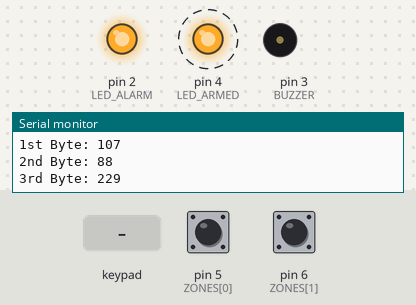
A program run on a simulated Arduino Pro Mini, built with avr-gcc and run on an emulated ATmega328P. Shown: output pins drawn as LEDs (lit = HIGH), buzzer (waves = sounding), the last lines printed to the serial monitor. Dashed ring = blinking. The inputs (shaded band) are chosen by the test bench; at power-on: pin 5 (ZONES[0]) HIGH, pin 6 (ZONES[1]) HIGH. Random numbers use the default seed unless the program sets one; EEPROM starts erased.

Above: at 1.4 s.
1.5 s: keypad keys 1 2 3 4 pressed 0.4 s apart
At 1.95 s:
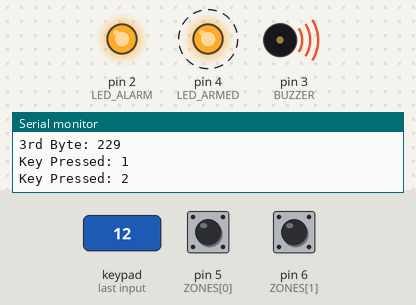
4.6 s: key 'A' pressed
At 6.3 s:
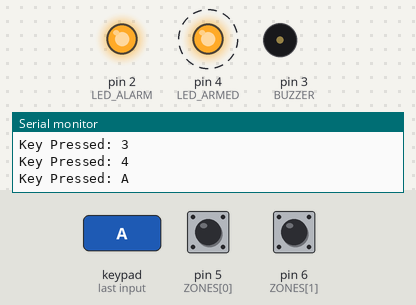
7.6 s: key '1' pressed
At 8.4 s:
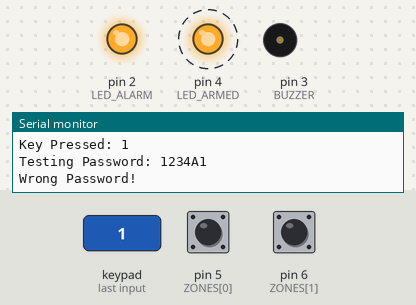
10.6 s: keypad keys 1 2 3 4 # pressed 0.4 s apart
At 12.6 s:
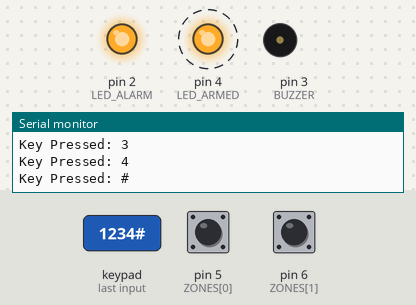
14.1 s: key 'B' pressed
At 15.3 s:
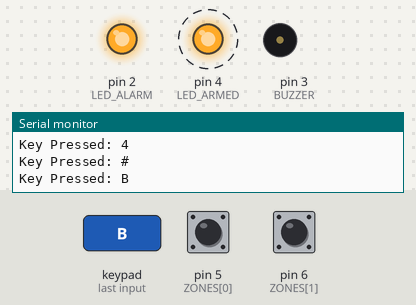
17.1 s: keypad keys 1 2 3 4 * pressed 0.4 s apart
At 18.97 s:
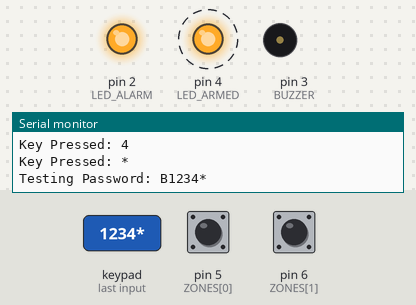
Timing chart, 0 to 21.6 s (numbered marks = the images above; inputs shaded):
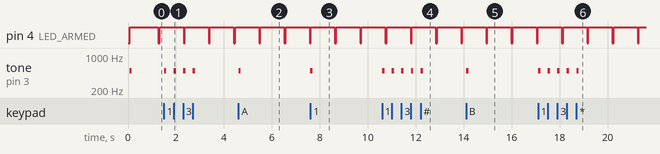

Measured:
- after the input at 1.5 s, tone on pin 3 (BUZZER): alternates 500 Hz for 0.10 s and silent for 0.30 s, 8 changes in all, then stays silent, starting at once
- after the input at 4.6 s, tone on pin 3 (BUZZER): silent → 500 Hz at once, → silent 0.10 s later
- after the input at 7.6 s, tone on pin 3 (BUZZER): silent → 500 Hz at once, → silent 0.10 s later
- after the input at 10.6 s, tone on pin 3 (BUZZER): alternates 500 Hz for 0.10 s and silent for 0.30 s, 10 changes in all, then stays silent, starting at once
- after the input at 14.1 s, tone on pin 3 (BUZZER): silent → 500 Hz at once, → silent 0.10 s later
- after the input at 17.1 s, tone on pin 3 (BUZZER): alternates 500 Hz for 0.10 s and silent for 0.30 s, 10 changes in all, then stays silent, starting at once
- by itself, pin 4 (LED_ARMED): alternates HIGH for 1.0 s and LOW for 0.05 s

The program:

main.cpp
```cpp
/*
 *
 *  Uses https://playground.arduino.cc/code/keypad
 *
 *
 */

#include <Arduino.h>
#include <Keypad.h>
#include <elapsedMillis.h>
#include <EEPROM.h>
#include "main.h"
#include "configuration.h"

Configuration conf;

/******************
 * PIN asignments
 */

// used by the keypad
byte rowPins[] = {A7,A6,A5,A4};
byte colPins[] = {A3,A2,A1,A0};

// active zones
const byte ZONES[3] = { 5, 6 };

// the LEDs
const byte LED_ALARM = 2;
const byte LED_ARMED = 4;

// the buzz
const byte BUZZER = 3;

// External alarm
const byte E_ALARM = 7;

// Anti-Tampering
const byte ANTI_TAMPERING = 9;

/*
 * end PIN assigments
 *********************/

/* starting keypad */
// @TODO should this go into the function that andles the keypad
const char keys[4][4] = {
  {'1','2','3','A'},
  {'4','5','6','B'},
  {'7','8','9','C'},
  {'*','0','#','D'}
};
Keypad keypad = Keypad( makeKeymap(keys), rowPins, colPins, 4, 4 );

// Sound Codes
const byte sndStart=1;
const byte sndCancel=2;
const byte sndKeyPress=3;
const byte sndOK=4;
const byte sndNotOK=5;


/* zoneType: 0 = Instant Alarm; 1 = Deferred Alarm ); */
#define INSTANT_ALARM  1
#define DEFERRED_ALARM 0
bool zoneType[2] = {
  0,
  0
};

/* deferTime, time in seconds before a Deferred Alarm goes on */
byte deferTime = 15;

/* deferredAlarmState: 0 = no activity; 1 = in Deferred Alarm countdown */
bool deferredAlarmState = 0;
elapsedMillis deferredAlarmStart;

/* onAlarm: full blown Alarm in progress */
bool onAlarm = 0;
bool inInput=false;
bool isArmed=false;


int keyTone = 900;
int keyToneDuration = 50;
// =========================================================================88|

void setup() {

  Serial.begin(9600); while (!Serial) { ; }
  Serial.println();

  Serial.println();
  Serial.print("1st Byte: ");
  Serial.println(EEPROM.read(0));
  Serial.print("2nd Byte: ");
  Serial.println(EEPROM.read(1));
  Serial.print("3rd Byte: ");
  Serial.println(EEPROM.read(2));

  byte *myMAC = conf.macAddress();

  for ( uint i = 0; i < sizeof(ZONES) - 1; i++ ) {
    pinMode(i,INPUT);
  }
  pinMode(LED_ALARM, OUTPUT); digitalWrite(LED_ALARM, HIGH);
  pinMode(LED_ARMED, OUTPUT); digitalWrite(LED_ARMED, HIGH);

  sound(sndStart);
  isArmed=true;
  delay(200);
}


/**
 * Da loop
 *
 * Faking multitasking, call all functions has fas as possible
 *
 */
void loop() {

  heartBeat();
  readZones();
  readKeypad();

  ledKeeper();
  soundKeeper();


}

// =========================================================================88|


//


/**
 * void hearBeat()
 *
 * give visual feedback that the software is running by temporarely inverting
 * the status of LED_ARMED
 */
#define HEART_BEAT_SLEEP 1000
#define HEART_BEAT_DURATION 50  // must be lower than HEART_BEAT_SLEEP
void heartBeat()
{
  static elapsedMillis timeElapsed;
  static bool onBeat = false; // if a heartbeat is currently ocorring

  if ( ( onBeat && timeElapsed > HEART_BEAT_DURATION ) || ( timeElapsed > HEART_BEAT_SLEEP ) )
  {
    onBeat = !onBeat;
    digitalWrite( LED_ARMED, !digitalRead( LED_ARMED ) );
    timeElapsed = 0;
  }

}


/* Read All Zones and trigger Alarm Events */
void readZones() {
  for ( int zone = 0; zone < sizeof(ZONES); zone++ ) {

    if( ( !digitalRead(ZONES[zone]) ) && isArmed ) {

      if ( zoneType[zone] = INSTANT_ALARM ) {
        onAlarm=true;
      } else {
        deferredAlarmState=true;
        deferredAlarmStart = 0;
      }

    }
  }

  // Serial.print("deferredAlarmState: ");
  // Serial.println(deferredAlarmState);
  if (
    deferredAlarmState &&
    ( deferredAlarmStart >  deferTime ) &&
    ( ! onAlarm )
  ) {
    onAlarm=true;
  }
}

/*
* Tries to Disrm the alarm if a correct password is given
*/
void disarmAlarm(String pass){
  Serial.print("Testing Password: ");
  Serial.println(pass);
  for(uint32_t p : conf.wallet){
    if (p == pass.toInt()){
      sound(sndOK);
      onAlarm = 0;
      isArmed = false;
      return;
    }
  }
  Serial.println("Wrong Password!");
  sound(sndNotOK);
}

/*
* Adds a new password
*/
void addPass(String pass){
  Serial.print("Adding Password: ");
  Serial.println(pass);
  for(uint32_t p : conf.wallet){
    if (p == pass.toInt()){
      Serial.println("Password already exists, nothing changed");
      return;
    }
  }
  conf.wallet[conf.npass++] = pass.toInt();
  conf.updateEEPROM();
}

/*
* Removes a password if it exists
*/
void remPass(String pass){
  Serial.print("Removing Password: ");
  Serial.println(pass);

  for(uint8_t i = 0; i < conf.npass; i++){
    if (conf.wallet[i] == pass.toInt()){
      conf.wallet[i] = 0;
      return;
    }
  }
  Serial.println("Password not found, nothing changed");
}

/* Read the Keypad and trigger events */
void readKeypad() {
  const byte IdleTimeBetweenKeyPresses = 10;
  static String inputString = "";
  static unsigned long lastKeypress;

  char key = keypad.getKey();

  if (key != NO_KEY){
    lastKeypress = millis();
    sound(sndKeyPress);
    inputString += key;

    Serial.print("Key Pressed: ");
    Serial.println(key);

    // Special keys
    if(key == 'A') {
    }
    if(key == '#') inputString = "";

    if(inputString.length() >= 6){
      disarmAlarm(inputString);
      inputString = "";
    }
  }


/*
  // if idle time passes cancel input state
  if ( (long)( millis() - lastKeypress )  <
       (long)( IdleTimeBetweenKeyPresses * 1000 ) ) {
    inputString = "";
    inInput = false;
    // sound(sndCancel);
  }
*/
}

void ledKeeper() {
  /*
  digitalWrite(LED_ARMED,isArmed);
  digitalWrite(LED_ALARM,onAlarm);
  */
}

void sound(byte sndCode) {
  tone(BUZZER,500,100);
}

void soundKeeper() {
  #define kks 500
}
```

main.h
```cpp
#include "Arduino.h"
#include <EEPROM.h>

void readZones();
void readKeypad();
void heartBeat();
void ledKeeper();
void sound(byte sndCode);
void soundKeeper();
```

configuration.h
```cpp
#ifndef CONFIGURATION_h
#define CONFIGURATION_h


#include "Arduino.h"
#include <EEPROM.h>

// Three bytes of fixed ramdomness to sign the start of the EEPROM
#define RANDOM_SIG0 107
#define RANDOM_SIG1 88
#define RANDOM_SIG2 229

#define DEFAULT_PASSWORD 452367
#define EEPROM_PASSWORD_BEGIN_ADDRESS 6

class Configuration {
  public:
    Configuration();
    bool onDefault();
    byte * macAddress();
    void updateEEPROM();
    uint32_t wallet[100] = {0};
    uint8_t npass = 0;

  protected:
    uint8_t passBeginAddress = EEPROM_PASSWORD_BEGIN_ADDRESS;
    byte mac[6] = { 0x90, 0xA2, 0xDA, 0x00, 0x00, 0x00 };

  private:
    /**
     * Check if the EEPROM has been primed if a usefull configuration
     */
    bool _checkIfConfigured();
    void _configureDefaults();
};

#endif
```

configuration.cpp
```cpp
#include "configuration.h"
#include <EEPROM.h>


#define TOTAL_ZONES 3

Configuration::Configuration() {
  if( ! this->_checkIfConfigured()) this->_configureDefaults();

  // set the last three octets of the MAC address
  this->mac[3] = EEPROM.read(3);
  this->mac[4] = EEPROM.read(4);
  this->mac[5] = EEPROM.read(5);

  for (uint8_t i = passBeginAddress; EEPROM.read(i) > 0; i++){
    wallet[i] = EEPROM.read(i);
  }
}


/**
 * Check if the EEPROM has been primed if a usefull configuration
 *
 * Compares the first three bytes with three fixed random bytes
 */
bool Configuration::_checkIfConfigured() {
  return (
    EEPROM.read(0) == RANDOM_SIG0 &&
    EEPROM.read(1) == RANDOM_SIG1 &&
    EEPROM.read(2) == RANDOM_SIG2
  );
}


/**
 * Stores defualt values into the EEPROM
 */
void Configuration::_configureDefaults() {

  int eeprom_addr = 0;

  // the ramdom signature
  EEPROM.put(eeprom_addr++,RANDOM_SIG0);
  EEPROM.put(eeprom_addr++,RANDOM_SIG1);
  EEPROM.put(eeprom_addr++,RANDOM_SIG2);

  // MAC aadress
  randomSeed(analogRead(0));
  EEPROM.put(eeprom_addr++,random(0,255));
  EEPROM.put(eeprom_addr++,random(0,255));
  EEPROM.put(eeprom_addr++,random(0,255));

  // Default Password
  this->wallet[0] = DEFAULT_PASSWORD;
  EEPROM.put(eeprom_addr++, wallet[0]);
  this->passBeginAddress = eeprom_addr;
  this->npass = 1;

  // Zones 1 - 3

}

/**
 * Returns a pointer to the MAC address to use
 */
byte * Configuration::macAddress() {
  return this->mac;
}

void Configuration::updateEEPROM(){
  for(uint8_t i = 0; i < npass; i++){
    EEPROM.update(passBeginAddress+i, wallet[i]);
  }
}
```
